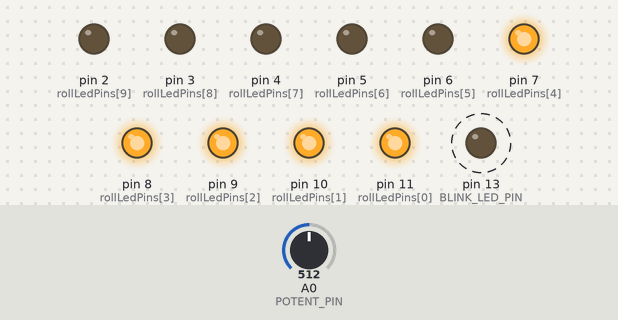
This sketch was run on a simulated Arduino Uno, built with avr-gcc and run on an emulated ATmega328P. Shown: output pins drawn as LEDs (lit = HIGH). Dashed ring = blinking. The test bench sets the inputs (shaded band); at power-on: A0 (POTENT_PIN) = 512. Pins used as bus, display or sensor lines are not drawn.

Above: at 1.2 s.
1.3 s: A0 (POTENT_PIN) set to 607
4.3 s: A0 (POTENT_PIN) set to 627
At 4.69 s:
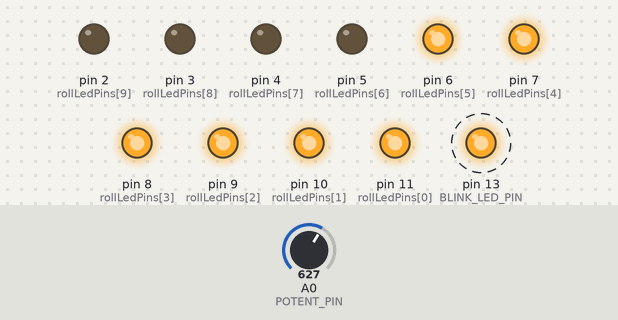
7.3 s: A0 (POTENT_PIN) set to 700
10.3 s: A0 (POTENT_PIN) set to 732
At 10.44 s:
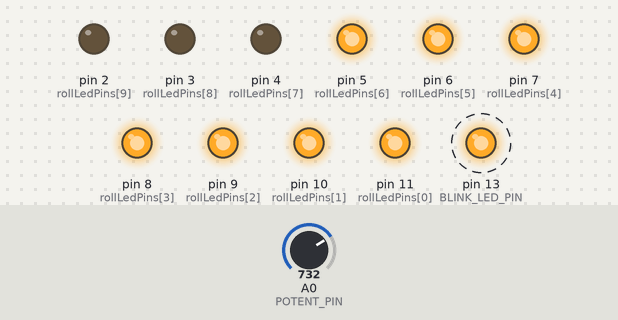
13.3 s: A0 (POTENT_PIN) set to 900
At 13.48 s:
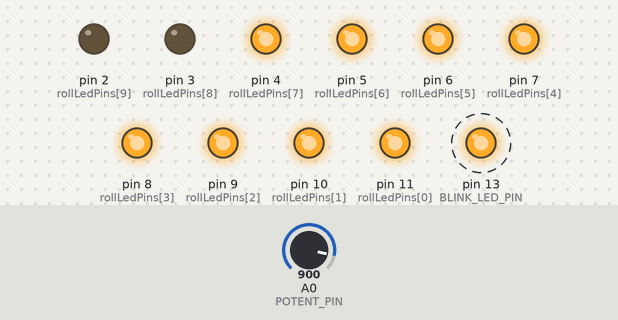
16.3 s: A0 (POTENT_PIN) set to 933
At 16.57 s:
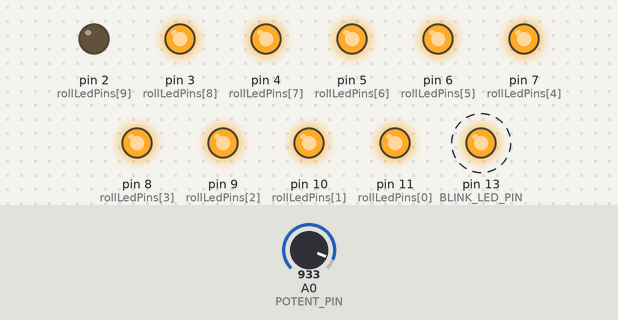
Timing chart, 0 to 20.3 s (numbered marks = the images above; inputs shaded):
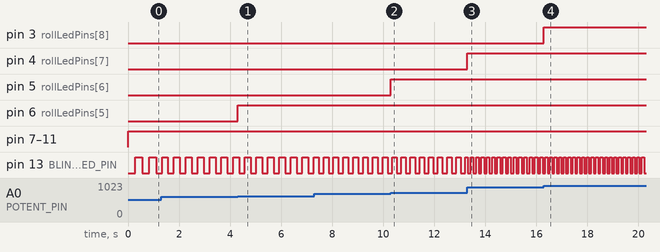

The sketch:

blink_and_bargraph1.ino
```cpp
/*
zenzen 4/30/21
*/

//orange wire
#define POTENT_PIN A0
//red wire
#define VCC_PIN 12
//green wire
#define BLINK_LED_PIN 13

//violet wires
int rollLedPins[] = {
  11,10,9,8,7,6,5,4,3,2
};

int sizeOfLedArray = sizeof(rollLedPins)/sizeof(rollLedPins[0]);

//we will implement delay
//without actually using a delay funtion
//so we wont interrupt the other rolling leds
unsigned long previousMillis = 0;
int blinkLedState = LOW;

void setup(){
  //PIN SETUPS
  for(int i = 0; i < sizeOfLedArray; i++){
    pinMode(rollLedPins[i], OUTPUT);
  }
  pinMode(VCC_PIN, OUTPUT);
  digitalWrite(VCC_PIN, HIGH); //making pin 12 as VCC pin
  pinMode(BLINK_LED_PIN, OUTPUT);
  digitalWrite(BLINK_LED_PIN, blinkLedState);
}

void loop(){
  int potentReading = analogRead(POTENT_PIN);
  //map(value_to_map, sensor_lowest_reading, sensor_highest_reading, your_desired_lowest, your_desired_highest)
  //10 highest because we have 10 leds - counting from 0 index let 0 be off all leds
  int rollValue = map(potentReading, 0, 1023, 0, 10);

  //1000 milliseconds lowest so slow blink when pot is low
  //100 milliseconds delay highest so fast blink when pot is high
  int blinkRate = map(potentReading, 0, 1023, 500, 50);

  unsigned long currentMillis = millis();

  if(currentMillis - previousMillis >= blinkRate){
    previousMillis = currentMillis;
    if(blinkLedState == LOW) blinkLedState = HIGH;
    else blinkLedState = LOW;
  }

  //updating blink state
  digitalWrite(BLINK_LED_PIN, blinkLedState);

  //ROLLING LED
  if(rollValue > 0){
    for(int i = 0; i < sizeOfLedArray; i++){
      if(i < rollValue) digitalWrite(rollLedPins[i], HIGH);
      else digitalWrite(rollLedPins[i], LOW);
  	}
  } else digitalWrite(rollLedPins[0], LOW);
}
```

Measured:
- the behaviour switches between 613 and 614 on A0 (POTENT_PIN) (found by bisection; images 0 and 1)
- the behaviour switches between 716 and 717 on A0 (POTENT_PIN) (found by bisection; images 1 and 2)
- the behaviour switches between 920 and 921 on A0 (POTENT_PIN) (found by bisection; images 3 and 4)
- after the input at 4.3 s, pin 6 (rollLedPins[5]): LOW → HIGH at once
- after the input at 10.3 s, pin 5 (rollLedPins[6]): LOW → HIGH at once
- after the input at 13.3 s, pin 4 (rollLedPins[7]): LOW → HIGH at once; pin 13 (BLINK_LED_PIN): alternates HIGH for 0.10 s and LOW for 0.11 s, starting at once
- after the input at 16.3 s, pin 3 (rollLedPins[8]): LOW → HIGH at once
- by itself, pin 13 (BLINK_LED_PIN): alternates HIGH for 0.18 s and LOW for 0.18 s
